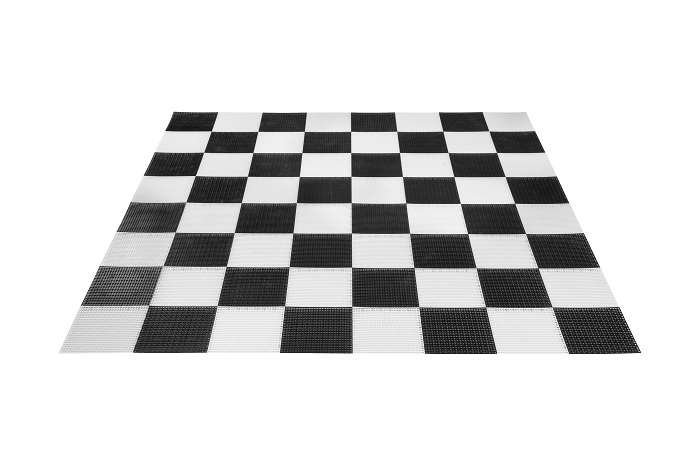
#> input picture CornerDetection/input.jpg, 700 x 466 px, found by its file name
$ python HarrisCornerDetector.py
#> lines starting #> are read from the running program, lines starting #| are printed output that depends on the picture; after the words box and inside, x2 and y2 are one past the last pixel; in counts of white or black regions, pixels touching at a corner belong together
import cv2
import numpy as np
import argparse
import logging


def sobelEdgeOperator(img, rows, columns):
    """Get gradient images along x and y axis using sobel operator
    Args:
        img     - input grayscale image
        row     - number of rows in input image
        columns - number of columns in input image
    Returns:
        Ix  - derivative along x
        Iy  - derivative along y
    """
    # Sobel Operator
    Gx = np.array([[1, 0, -1], [2, 0, -2], [1, 0, -1]])
    Gy = np.array([[1, 2, 1], [0, 0, 0], [-1, -2, -1]])

    # Create empty images for gradient along x and y axis
    Ix = np.zeros((rows, columns))
    Iy = np.zeros((rows, columns))

    # Convolution Operation
    for i in range(0, rows - 3):
        for j in range(0, columns - 3):
            Ix[i, j] = (Gx * img[i:i + 3, j:j + 3]).sum()
            Iy[i, j] = (Gy * img[i:i + 3, j:j + 3]).sum()
    return Ix, Iy


def harrisCornerDetection(img, rows, columns, threshold, k):
    """Use harris corner detection algorithm to find corners in an image
    Args:
        img         - input grayscale image
        rows        - number of rows in image
        columns     - number of columns in image
        threshold   - theshold to find the cornerness
        k           - constant
    Return:
        img2    - image with detected corners
    """
    # Get respective gradient using sobel edge operator
    Ix, Iy = sobelEdgeOperator(img, rows, columns)

    # Get pixel by pixel product of gradient images
    Ixx = Ix * Ix
    Iyy = Iy * Iy
    Ixy = Ix * Iy

    # Window function
    w = np.ones((3, 3))

    # Get a copy of original image and conver to color channel image
    img2 = img.copy()
    img2 = cv2.cvtColor(img2, cv2.COLOR_GRAY2BGR)

    # Convolution Operation and fill circle for corner
    for i in range(0, rows - 3):
        for j in range(0, columns - 3):
            x = (w * Ixx[i:i + 3, j:j + 3]).sum()
            y = (w * Iyy[i:i + 3, j:j + 3]).sum()
            xy = (w * Ixy[i: i + 3, j:j + 3]).sum()
            R = (x * y - np.square(xy)) - k * np.square(x + y)
            if R > threshold:
                cv2.circle(img2, (j, i), 1, (0, 0, 255), -1)
    return img2


def main():

    parser = argparse.ArgumentParser()
    parser.add_argument("--k", type=float, default=0.06, help="constant value use to square of trace matrix M")
    parser.add_argument("--threshold", type=int, default=100000000000, help="value to check corners")
    parser.add_argument("--inputImage", choices=["input.jpg", "input2.jpg"],
                        default="input.jpg", type=str, help="input image to find the corners")
    args = parser.parse_args()

    inputImagePath = "../images/{}".format(args.inputImage)
    outputImagePath = "../images/output/harrisCornerOutput.jpg"

    # Read image
    logging.info("Read input image from {}".format(inputImagePath))
    img = cv2.imread('{}'.format(inputImagePath), 0)
#> img is the input picture: shape (466, 700); min 2, max 255, mean 214.5

    # Get number of rows and columns
    rows = img.shape[0]
#> rows = 466
    logging.info("Number of rows: {}".format(rows))
    columns = img.shape[1]
#> columns = 700
    logging.info("Number of columns: {}".format(columns))

    # Harris Corner Detector
    logging.info("Using Harris Corner Detection Algorithm to find the corners in input image")
    resultImage = harrisCornerDetection(img, rows, columns, args.threshold, args.k)
#> after the loop in sobelEdgeOperator, `for i in range(0, rows - 3):`:
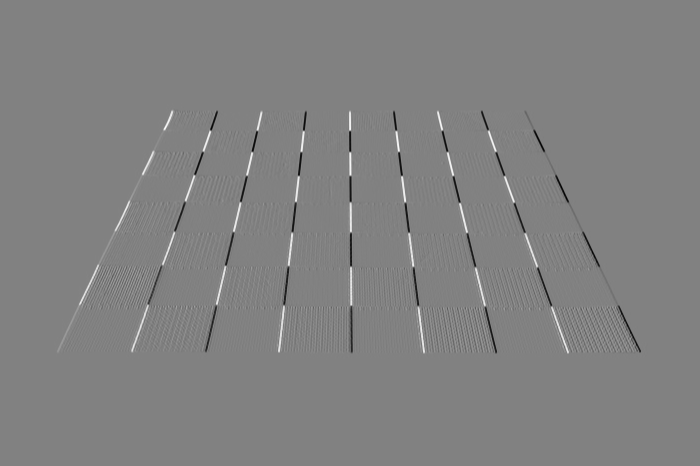
#> Ix: shape (466, 700) float64; min -896, max 867, mean 0; drawn with min black and max white
#> after the loop in sobelEdgeOperator, `for i in range(0, rows - 3):`:
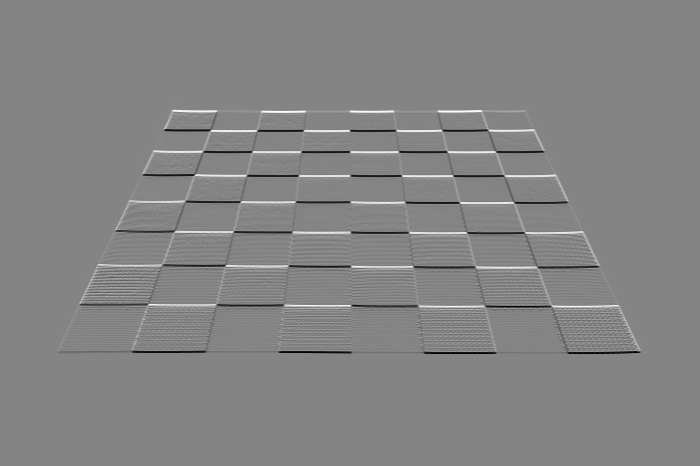
#> Iy: shape (466, 700) float64; min -934, max 859, mean 0; drawn with min black and max white
#> in harrisCornerDetection, `Ixx = Ix * Ix`:
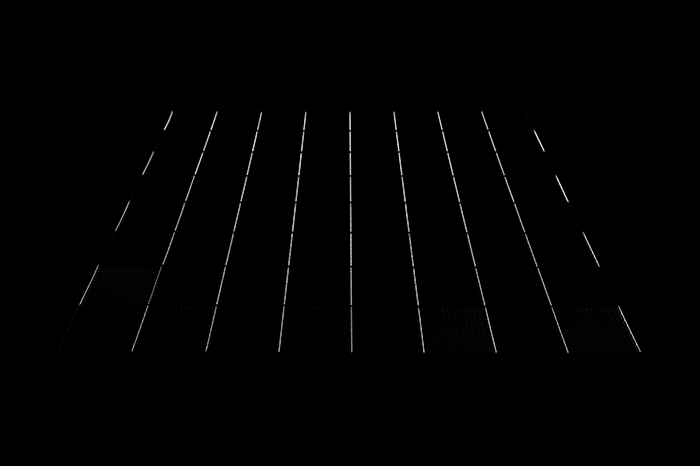
#> Ixx: shape (466, 700) float64; min 0, max 802816, mean 5062.8; drawn with min black and max white
#> in harrisCornerDetection, `Iyy = Iy * Iy`:
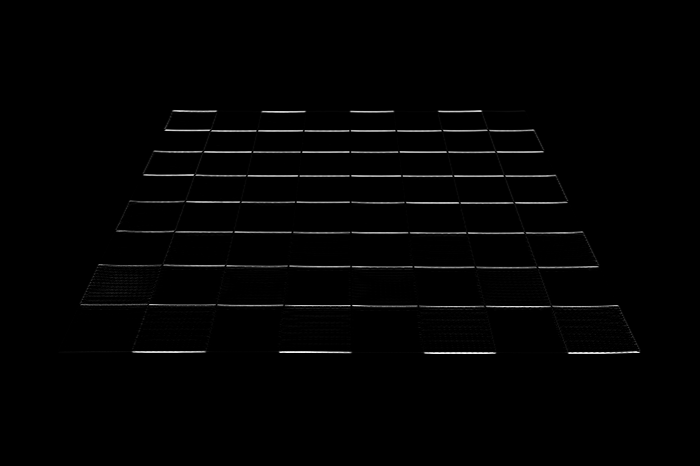
#> Iyy: shape (466, 700) float64; min 0, max 872356, mean 10515.7; drawn with min black and max white
#> after the loop in harrisCornerDetection, `for i in range(0, rows - 3):`:
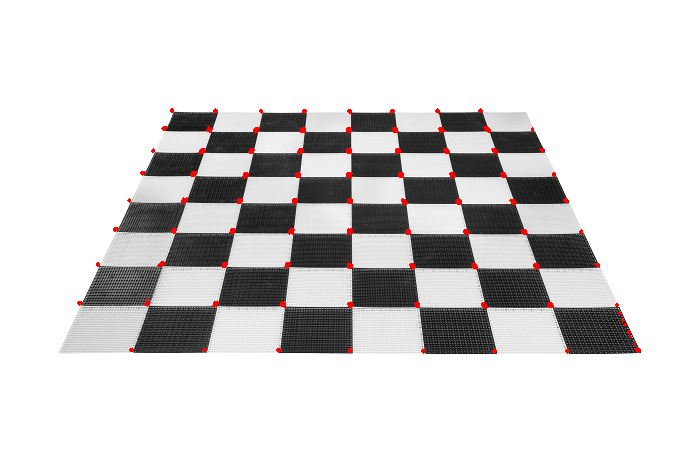
#> img2: shape (466, 700, 3); 0.67% of pixels changed, all inside (x1, y1, x2, y2) = (77, 108, 641, 354)

    # Save output image
    logging.info("Saving output image as {}".format(outputImagePath))
    cv2.imwrite('{}'.format(outputImagePath), resultImage)


if __name__ == "__main__":
    logging.basicConfig(level=logging.DEBUG)
    main()
